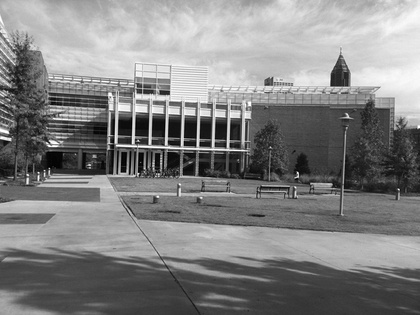
%> input picture ps4/input/simA.jpg, 420 x 315 px, shrunk from 640 x 480 before the run
$ octave --eval "sift;"   (GNU Octave 9; MATLAB toolbox functions it lacks are replaced by stand-ins)
%> lines starting %> are read from the running program, lines starting %| are printed output that depends on the picture
function [  ] = sift()
%UNTITLED2 Summary of this function goes here
%   Detailed explanation goes here
    img = imread(fullfile('G:\ps4\input\','simA.jpg'));
%> img is the input picture: size 315x420 uint8; min 0, max 255, mean 130.5
    [Gx,Gy] = imgradientxy(img);
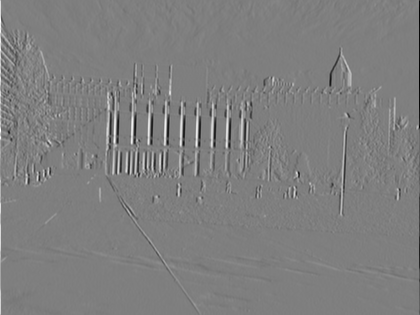
%> Gx: size 315x420 double; min -990, max 996, mean 0.2; drawn with min black and max white
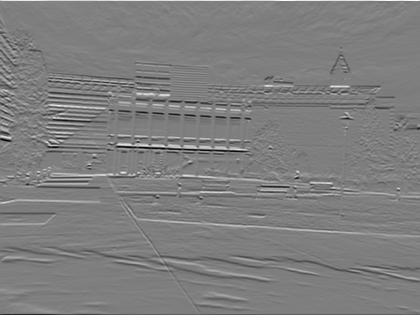
%> Gy: size 315x420 double; min -916, max 922, mean -1.3; drawn with min black and max white
%> (the run ends here)

$ run again, with ps4/input/simB.jpg copied over ps4/input/simA.jpg
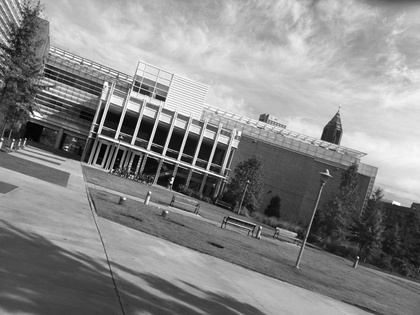
%> input picture ps4/input/simB.jpg, 420 x 315 px, shrunk from 640 x 480 before the run
%> in sift, img is the input picture: size 315x420 uint8; min 0, max 255, mean 136
%> in sift, `[Gx,Gy] = imgradientxy(img);`:
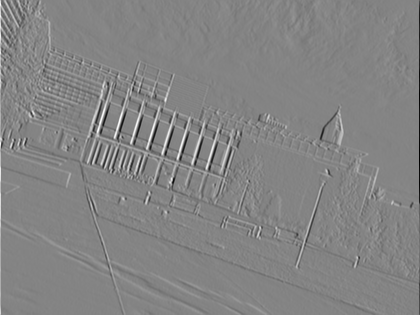
%> Gx: size 315x420 double; min -991, max 922, mean 0.5; drawn with min black and max white
%> in sift, `[Gx,Gy] = imgradientxy(img);`:
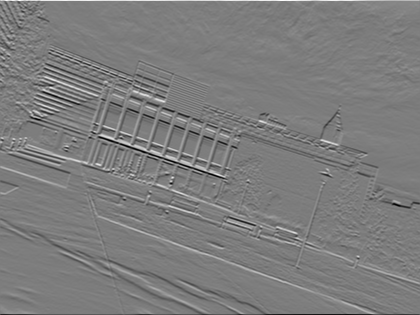
%> Gy: size 315x420 double; min -855, max 885, mean -0.7; drawn with min black and max white

$ run again, with ps4/input/transA.jpg copied over ps4/input/simA.jpg
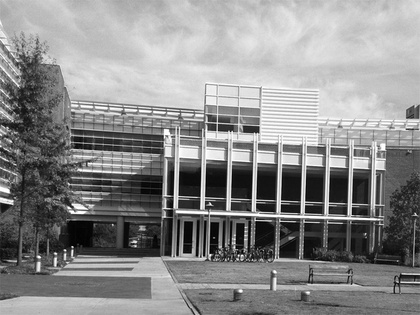
%> input picture ps4/input/transA.jpg, 420 x 315 px, shrunk from 640 x 480 before the run
%> in sift, img is the input picture: size 315x420 uint8; min 0, max 255, mean 139
%> in sift, `[Gx,Gy] = imgradientxy(img);`:
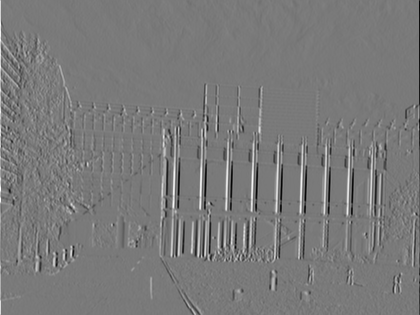
%> Gx: size 315x420 double; min -933, max 1015, mean 0; drawn with min black and max white
%> in sift, `[Gx,Gy] = imgradientxy(img);`:
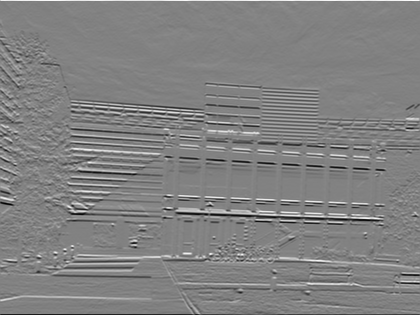
%> Gy: size 315x420 double; min -897, max 866, mean -0.6; drawn with min black and max white

$ run again, with ps4/input/transB.jpg copied over ps4/input/simA.jpg
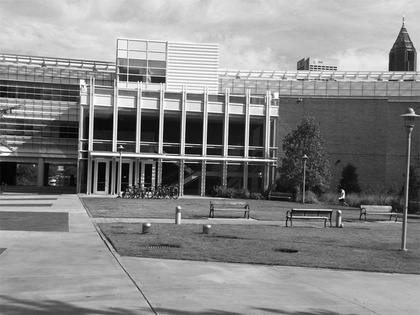
%> input picture ps4/input/transB.jpg, 420 x 315 px, shrunk from 640 x 480 before the run
%> in sift, img is the input picture: size 315x420 uint8; min 0, max 255, mean 135.6
%> in sift, `[Gx,Gy] = imgradientxy(img);`:
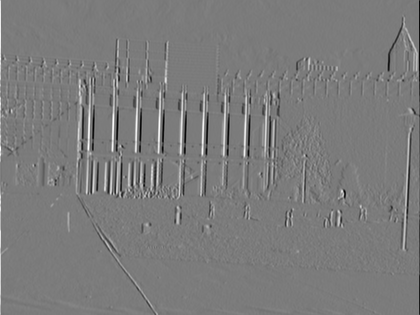
%> Gx: size 315x420 double; min -920, max 975, mean -0.1; drawn with min black and max white
%> in sift, `[Gx,Gy] = imgradientxy(img);`:
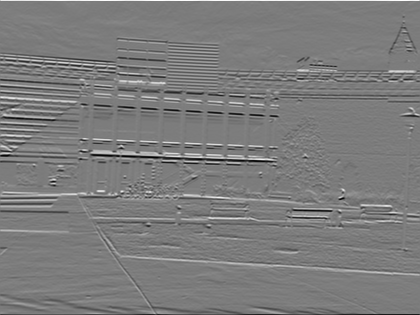
%> Gy: size 315x420 double; min -876, max 914, mean -1.2; drawn with min black and max white
